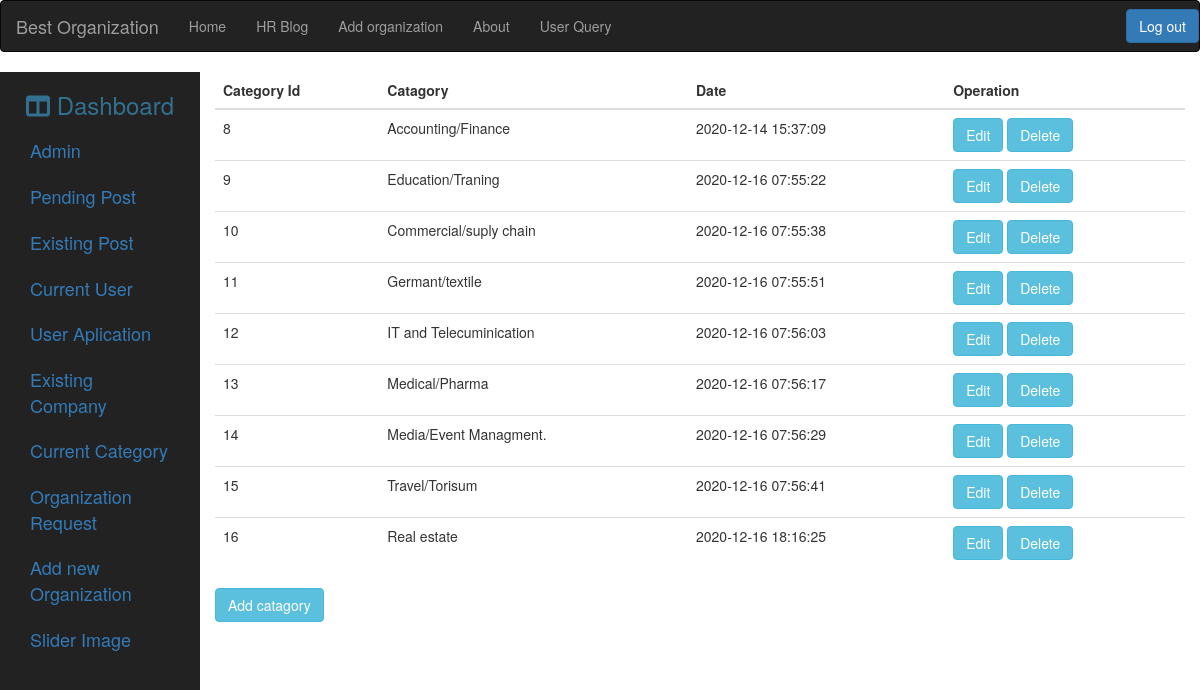
Page /admin/current_category.php (signed in) on the committed database.
### tables this page shows
CREATE TABLE `category` (
  `Category_id` int(11) NOT NULL,
  `Category_name` text NOT NULL,
  `Date` timestamp NOT NULL DEFAULT current_timestamp()
);

### admin/current_category.php (the view, shortened to what this page needs)
<?php
if(!empty($_SESSION['email'])){
include("../database/connection.php");
$query="SELECT * FROM category";
$runQuery=mysqli_query($connection,$query);
  ?>
<!DOCTYPE html>
<html lang="en">
<head>
  <link rel="stylesheet" href="https://maxcdn.bootstrapcdn.com/bootstrap/3.4.1/css/bootstrap.min.css">
  <link rel="stylesheet" href="https://maxcdn.bootstrapcdn.com/bootstrap/3.3.7/css/bootstrap.min.css">
  <link rel="stylesheet" href="admin.css">
</head>
<body>
 <?php
include("../database/admin_navbar.php");
?>
<div class="container-fluid">
  <div class="row">
       <?php
include("../database/admin_right_navbar.php");
?>
    <div class="col-md-10" id="content-holder">
    <table class="table table-hover">
    <thead>
    <tr>
             <th>Category Id</th>
            <th>Catagory</th>
            <th>Date</th>
            <th>  Operation</th>
    </tr>
   </thead>
    <tbody>
        <?php
     while ($data=mysqli_fetch_assoc($runQuery))
     {
 ?>
  <tr>
    <td><?php echo $data['Category_id']?></td>
    <td><?php echo $data['Category_name']?></td>
    <td><?php echo $data['Date']?></td>
    <td>
       <a  class="btn btn-info" href="../database/edit_category.php?categoryId=<?php echo $data['Category_id']; ?>">Edit</a>
      <a  class="btn btn-info" href="../database/delete_category.php?categoryId=<?php echo $data['Category_id']; ?>">Delete</a>
    </td>
  </tr>
 <?php }
  ?>
    </tbody>
   </table>
   <button class="btn btn-info" data-toggle="modal" data-target="#myModal">Add catagory</button>
    </div>
  </div>
</div>
</body>
</html>
<?php } ?>

### rows in the picture
category: Category_id "8", Category_name "Accounting/Finance", Date "2020-12-14 15:37:09"
category: Category_id "9", Category_name "Education/Traning", Date "2020-12-16 07:55:22"
category: Category_id "10", Category_name "Commercial/suply chain", Date "2020-12-16 07:55:38"
category: Category_id "11", Category_name "Germant/textile", Date "2020-12-16 07:55:51"
category: Category_id "12", Category_name "IT and Telecuminication", Date "2020-12-16 07:56:03"
category: Category_id "13", Category_name "Medical/Pharma", Date "2020-12-16 07:56:17"
category: Category_id "14", Category_name "Media/Event Managment.", Date "2020-12-16 07:56:29"
category: Category_id "15", Category_name "Travel/Torisum", Date "2020-12-16 07:56:41"
category: Category_id "16", Category_name "Real estate", Date "2020-12-16 18:16:25"
